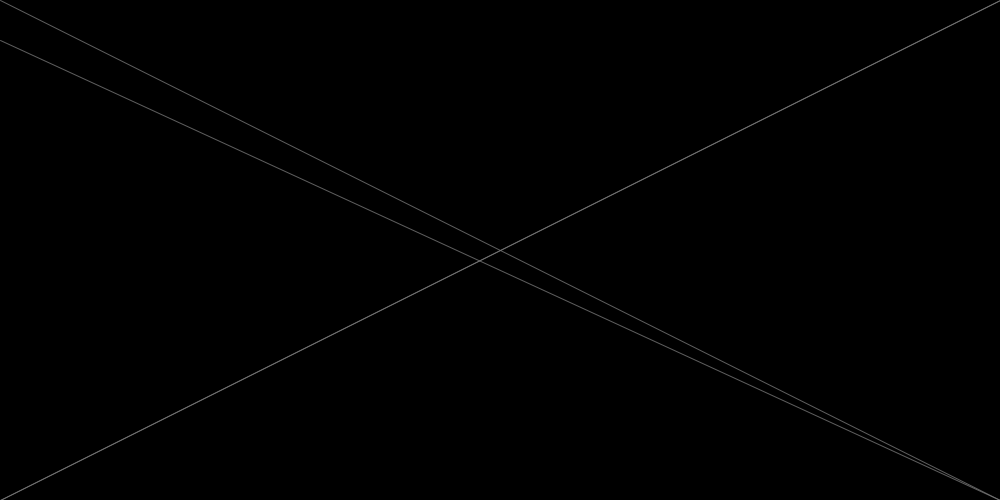
Frame 1 (no input)
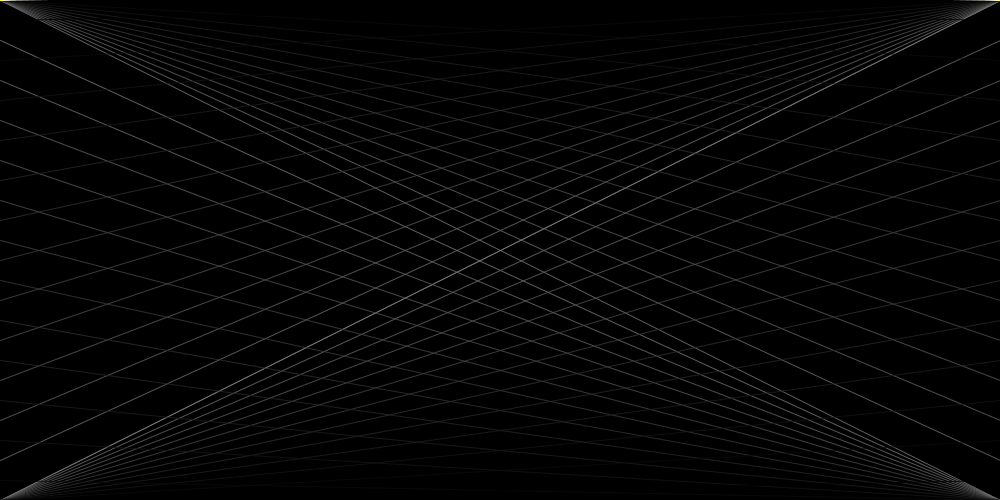
Frame 60 (the mouse pressed at the canvas centre just before this capture)
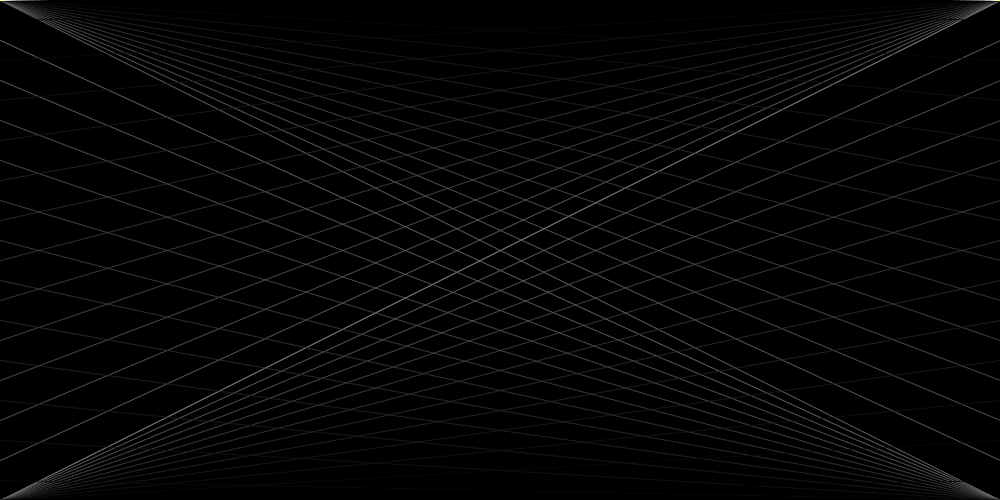
Frame 120 (the mouse held since frame 60 and released just before this capture)

The Processing sketch that drew these frames (run headless with seeded random() and noise(); from frame 60 on, the mouse is pressed at the canvas centre):

// Processing sketch: processing_32069
// ── processing_32069.pde


int x =0;
int y =0;
int w =1000;
int h =500;

int a = 120;
int b = 200;

int e = 1000;
int d = 0;
int f = 0;
int g = 500;

int x2 = 40;

int a2 = 1000;
int b2 = 500;
int c2 = 0;
int d2 = 40;

int j = 1000;
int k = 0;
int l = 0;
int p = 500;
void setup()
{
  size(1000,500);
  
 
  background(0);
}

void draw ()
{
stroke(a, b);
a = a - 10;
  line(x,y,w,h );
  h= h - 40;
  smooth();
 
line(e,d, f,g);
g = g - 40;
smooth();
  

line(a2,b2,c2,d2);
d2 = d2 + 40;
smooth();


line(j,k,l,p);
k = k + 40;

strokeWeight(1);
  
}
